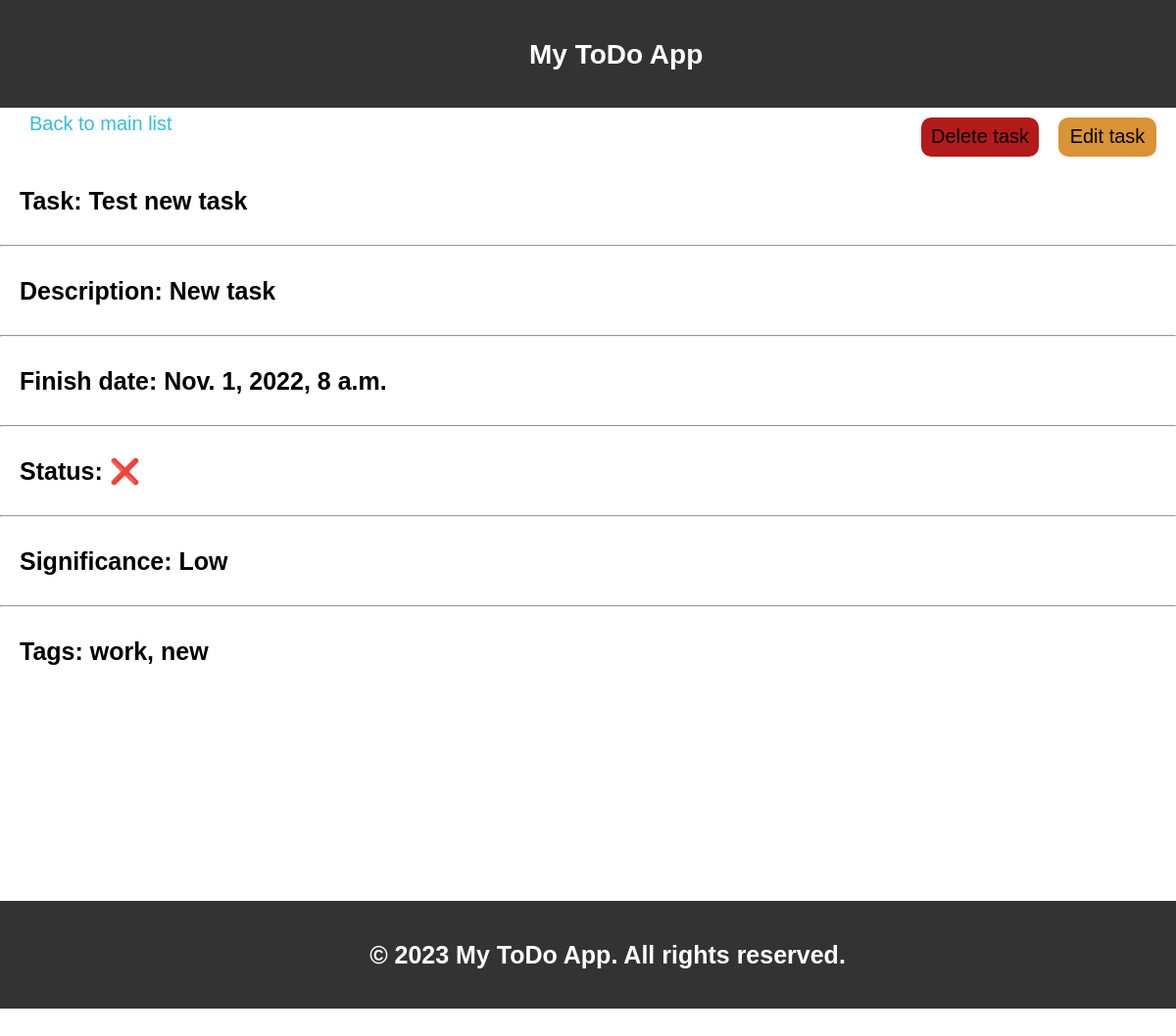
Screenshot of /about/5 with the database file from the repository.
### todolist/models.py (models this page shows, shortened)
class Task(models.Model):
    title = models.CharField(max_length=50, verbose_name='Title')
    slug = models.SlugField(max_length=50, unique=True, db_index=True, verbose_name='URL')
    description = models.TextField(verbose_name='Description')
    finish_date = models.DateTimeField(verbose_name='Date')
    finished = models.BooleanField(default=False, verbose_name='Finished')
    signif = models.ForeignKey('Importance', on_delete=models.PROTECT, null=True,
                               verbose_name='Importance')
    tag = TaggableManager()
    class Meta:
        ordering = [ 'signif','finished', 'title', '-finish_date']

class Importance(models.Model):
    class ImportantTypes(models.TextChoices):
        LOW = 'Low'
        MEDIUM = 'Medium'
        HIGH = 'High'
        CRITICAL = 'Critical'
    sygnif = models.CharField(max_length=100, db_index=True, verbose_name='Importance')
    importance = models.CharField(max_length=20, choices=ImportantTypes.choices, default=ImportantTypes.LOW)
    def __str__(self):
        return self.importance

### todolist/views.py (the view)
# urls.py: path('about/<int:task_id>', views.about, name='task_detail'),
def about(request, task_id):
    title = 'About task'
    task = get_object_or_404(Task, id=task_id)
    return render(request, 'todolist/detail.html', {'task':task,
                                                    'title':title})

### todolist/templates/todolist/detail.html (shortened to what this page needs)
{% extends "todolist/base.html" %}
{% block content %}
    <div class="menu-tools">
        <a href="{%url 'todolist:home' %}" class="link-home">Back to main list</a>
        <div class="edit">
            <a href="{% url 'todolist:edit_task' task.id %}">Edit task</a>
        </div>
        <div class="delete">
            <a href="{% url 'todolist:delete_task' task.id %}">Delete task</a>
        </div>
    </div>
    <p>Task: {{task.title }}</p>
    <hr/>
    <p>Description: {{task.description}}</p>
    <hr/>
    <p>Finish date: {{task.finish_date}}</p>
    <hr/>
    <p>Status:
        {% if task.finished%}
            ✅
        {%else %}
            ❌
        {%endif%}
    </p>
    <hr/>
    <p>Significance: {{task.signif}}</p>
    <hr/>
    <p>Tags: {{task.tag.all|join:", "}}</p>
{% endblock %}

### todolist/static/todolist/css/style.css (style rules this page uses)
html { height: 150%; }
body { font-family: Arial, sans-serif; line-height: 1.6; margin: 0; padding: 0; height: 100%; overflow-x: hidden; }
.edit { background-color: rgb(218, 147, 54); width: 100px; height: 40px; margin-top: 10px; border-radius: 10px; text-align: center; }
.delete { background-color: rgb(179, 27, 27); width: 120px; height: 40px; margin-top: 10px; border-radius: 10px; text-align: center; }
.edit, .delete { float: right; margin-right: 20px; display: block; }
.delete>a, .edit>a { text-decoration: none; color: #000; font-size: 20px; padding-top: 3px; display: block; }
.menu-tools { height: 50px; }

### todolist/templates/todolist/detail.html (style rules this page uses)
p { font-size: 25px; margin-left: 20px; font-weight: bold; }
.link-home { margin-left: 30px; color: #33bcde; text-decoration: none; font-size: 20px; }

### rows the page displays
Task: title "Test new task", description "New task", finish_date "Nov. 1, 2022, 8 a.m.", signif "Low", tag.all "work, new"
